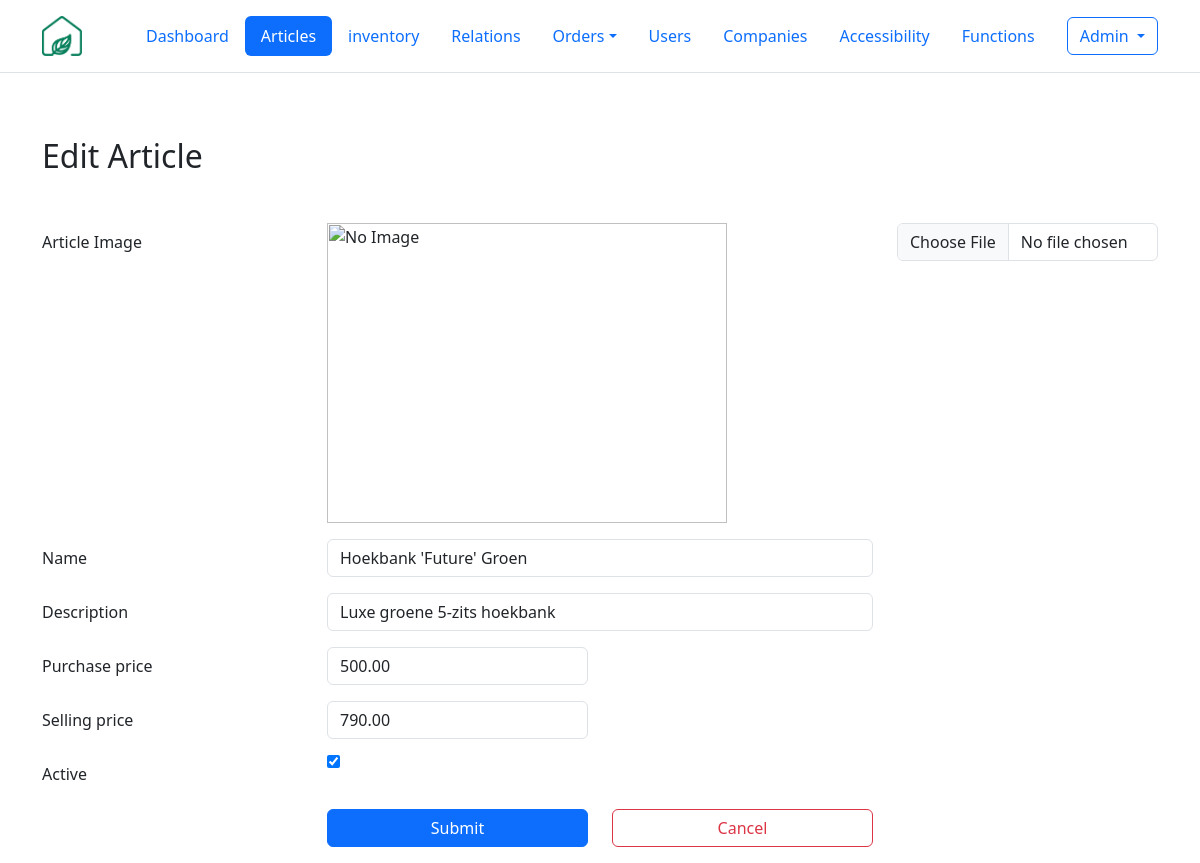
Screenshot of /php/articles/GUI_articleEditor.php?id=1 (signed in) with the database file from the repository.
### tables this page shows
CREATE TABLE articles (
  id int(10) NOT NULL,
  name varchar(255) NOT NULL,
  description varchar(1500),
  purchase_price decimal(10,2),
  selling_price decimal(10,2),
  is_active tinyint(1) NOT NULL DEFAULT 1,
  image_data MEDIUMBLOB,
  image_mime varchar(50)
);

### php/articles/GUI_articleEditor.php (the view, shortened to what this page needs)
<?php
require_once '../include/db_connect.php';
$name = "";
$description = "";
$purchase_price = "";
$selling_price = "";
$is_active = "";
if($_SERVER['REQUEST_METHOD'] == 'GET'){
    $id = $_GET["id"];
    $sql = "SELECT * FROM articles WHERE id=$id";
    $result = $connection->query($sql);
    $row = $result->fetch_assoc();
    $name = $row["name"];
    $description = $row["description"];
    $purchase_price = $row["purchase_price"];
    $selling_price = $row["selling_price"];
    $is_active = $row["is_active"];
}
?>
<html lang="en" class="h-100" data-bs-theme="light">
  <head>
    <link href="https://cdn.jsdelivr.net/npm/bootstrap@5.3.0-alpha1/dist/css/bootstrap.min.css" rel="stylesheet">
  </head>
  <header class="p-3 mb-3 border-bottom">
    <div class="container">
      <div class="d-flex flex-wrap align-items-center justify-content-center justify-content-lg-start">
        <a href="../../dashboard.php" class="d-flex align-items-center mb-2 mb-lg-0 text-dark text-decoration-none me-5">
          <img src="../../images/logo.png" alt="company logo" srcset="" width="40" height="40">
        </a>
        <ul class="nav col-12 col-lg-auto me-lg-auto mb-2 justify-content-center mb-md-0 nav-pills">
          <li class="nav-item"><a href="../../dashboard.php" class="nav-link">Dashboard</a></li>
          <li class="nav-item"><a href="../articles/GUI_articles.php" class="nav-link active" >Articles</a></li>
          <li class="nav-item"><a href="../stock/GUI_stock.php" class="nav-link" >inventory</a></li>
          <li class="nav-item"><a href="../relations/GUI_relations.php" class="nav-link" aria-current="page" >Relations</a></li>
          <li class="nav-item dropdown">
            <a class="nav-link dropdown-toggle" data-bs-toggle="dropdown" href="#" role="button" aria-expanded="false">Orders</a>
          </li>
          <li class="nav-item"><a href="../users/GUI_users.php" class="nav-link" aria-current="page">Users</a></li>
          <li class="nav-item "><a class="nav-link" href="../companies/GUI_companies.php">Companies</a></li>
          <li class="nav-item "><a class="nav-link" href="../accessibilities/GUI_accessibilities.php">Accessibility</a></li>
          <li class="nav-item "><a  href="../functions/GUI_functions.php" class="nav-link">Functions</a></li>
        </ul>
        <?php
          if(isset($_SESSION['user_id'])):?>
            <div class='dropdown text-end'>
              <button class="btn btn-outline-primary dropdown-toggle" type="button" data-bs-toggle="dropdown" aria-expanded="false">
              <?=$_SESSION['user_name']?>
              </button>
            </div>
          <?php else :?>
            <div class='nav-item ml-auto'>
            <a href='../users/GUI_login.php' class='btn btn-outline-primary'>Login</a>
            </div>
          <?php endif;?>
      </div>
    </div>
  </header>
  <body class="d-flex flex-column h-100">
    <div class="container my-5">
      <h2 class="mb-5">Edit Article</h2>
<?php
  $sql = "SELECT image_data, image_mime FROM articles WHERE id = $id";
  $result = mysqli_query($connection, $sql);
  if ($result && mysqli_num_rows($result) > 0) {
    $row = mysqli_fetch_assoc($result);
    $image_data = $row['image_data'];
    $image_mime = $row['image_mime'];
  } else {
    $image_data = null;
    $image_mime = null;
  }
?>
<form method="POST" action="controller_article.php?action=edit" enctype="multipart/form-data">
  <div class="row mb-3">
    <div class="col-sm-3">
      <label class="col-form-label">Article Image</label>
    </div>
    <div class="col-sm-6">
      <?php
        if (!empty($image_data)) {
          echo '<img id="articleImage" src="data:'.$image_mime.';base64,' . base64_encode($image_data) . '" alt="Article Image" width="400" height="400">';
        } else {
          echo '<img id="articleImage" alt="No Image" width="400" height="300">';
        }
      ?>
    </div>
    <div class="col-sm-3">
    <input type="file" class="form-control" id="article_image" name="article_image">
    </div>
  </div>
  <div class="row mb-3">
    <label class="col-form-label col-sm-3">Name</label>
    <div class="col-sm-6">
      <input type="text" class="form-control" name="name" value="<?php echo $name; ?>">
    </div>
  </div>
  <div class="row mb-3">
    <label class="col-form-label col-sm-3">Description</label>
    <div class="col-sm-6">
      <input type="text" class="form-control" name="description" value="<?php echo $description; ?>">
    </div>
  </div>
  <div class="row mb-3">
    <label class="col-form-label col-sm-3">Purchase price</label>
    <div class="col-sm-3">
      <input type="number" step=".01" class="form-control" name="purchase_price" value="<?php echo $purchase_price; ?>" required>
    </div>
  </div>
  <div class="row mb-3">
    <label class="col-form-label col-sm-3">Selling price</label>
    <div class="col-sm-3">
      <input type="number" step=".01" class="form-control" name="selling_price" value="<?php echo $selling_price; ?>" required>
    </div>
  </div>
  <div class="row mb-3">
    <label class="col-form-label col-sm-3">Active</label>
    <div class="col-sm-6">
      <input type="checkbox" name="is_active" value="1" <?php if($is_active == 1) echo "checked"; ?>>
    </div>
  </div>
  <div class="row mb-3">
    <div class="col-sm-3"></div>
    <div class="col-sm-3 d-grid">
      <button type="submit" class="btn btn-primary">Submit</button>
    </div>
    <div class="col-sm-3 d-grid">
      <a href="GUI_articles.php" class="btn btn-outline-danger" role="button">Cancel</a>
    </div>
  </div>
</form>
</div>
  </body>
</html>

### rows the page displays
articles: name "Hoekbank 'Future' Groen", description "Luxe groene 5-zits hoekbank", purchase_price "500.00", selling_price "790.00", is_active "☑"

### other values shown
$_SESSION['user_name'] "Admin"
